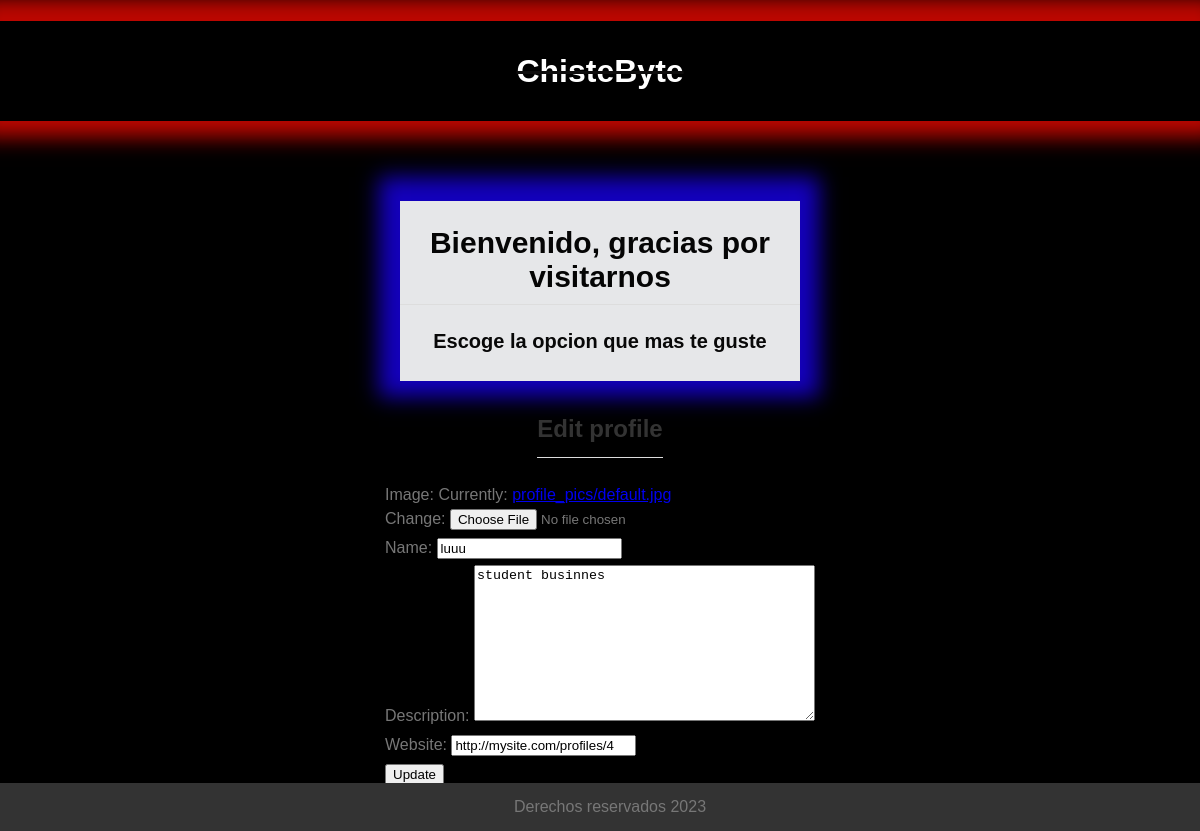
The app's page /App/accounts/profile/edit/ (signed in) with its own data.
### App/models.py (models this page shows)
class Profile(models.Model):
    user = models.OneToOneField(User, on_delete=models.CASCADE)
    image = models.ImageField(default='profile_pics/default.jpg', upload_to='profile_pics')
    name = models.CharField(max_length=100)
    description = models.TextField()
    website = models.URLField(null=True, blank=True)  # Agrega este campo

### App/views.py (the view)
# urls.py: path('accounts/profile/edit/', edit_profile, name='edit_profile'),
@login_required
def edit_profile(request):
    if request.method == 'POST':
        form = ProfileForm(request.POST, instance=request.user.profile)
        if form.is_valid():
            form.save()
            messages.success(request, 'Your profile was successfully updated!')
            return redirect('profile')
        else:
            messages.error(request, 'Please correct the error below.')
    else:
        form = ProfileForm(instance=request.user.profile)
    return render(request, 'edit_profile.html', {'form': form})

### App/forms.py
class ProfileForm(forms.ModelForm):  # Cambia el nombre a ProfileForm
    class Meta:
        model = Profile
        fields = ['image', 'name', 'description', 'website']

### App/templates/edit_profile.html (shortened to what this page needs)
{% load static %}
<!DOCTYPE html>
<html lang="es">
<head>
    <link rel="stylesheet" href="{% static 'App/base.css' %}">
</head>
<body>
    {% block content %}
    <div class="Header">
        <header>
        <h1>ChisteByte</h1>
        </header>
    </div>
    <div class="parent">
    <div class="description">
        <h2>Bienvenido, gracias por visitarnos</h2>
        <h3>Escoge la opcion que mas te guste</h3>
    </div>
    </div>
    <main>
    <div class="editp">
    <h2>Edit profile</h2>
    <form method="POST" action="{% url 'edit_profile' %}" enctype="multipart/form-data">
        {{ form.as_p }}
        <button type="submit">Update</button>
    </form>
    </div>
    <div class="boton-container">
        <a class="home-a" href="{% url 'home' %}">
            <button class="home" type="button">Ir a inicio</button>
        </a>
    </div>
{% endblock %}
    </main>
 <footer>
    <p>Derechos reservados 2023</p>
  </footer>
</body>
</html>

### App/static/App/base.css (style rules this page uses)
body { margin: 0; padding: 0; font-family: Arial, sans-serif; background-color: rgb(0, 0, 0); }
.description h2 { color: rgb(5, 5, 5); text-align: center; font-size: 30px; font-weight: 700; }
.description h3 { color: rgb(8, 8, 8); text-align: center; font-size: 20px; font-weight: 800; }
.parent { display: flex; justify-content: center; align-items: center; margin-top: 80px }
.description { background-color: #e6e7e9; width: 400px; justify-content: center; height: 180px; box-shadow: -1px -4px 20px 20px rgba(25, 1, 241, 0.781); }
.Header { max-width: 100%; position: relative; color: rgb(14, 13, 13); text-align: center; line-height: 100px; text-decoration: line-through; box-shadow: -1px -4px 20px 20px rgba(241, 9, 1, 0.781); }
.Header h1 { color: white; font-weight: 800; }
.editp { color: white; display: flex; flex-direction: column; justify-content: center; align-items: center; margin-top: 10px; line-height: 1.5; }
.boton-container { display: flex; justify-content: center; margin-top: 10px; }
h2 { color: #333; border-bottom: 1px solid #ddd; padding-bottom: 10px; }
h3 { color: #555; }
p { color: #777; margin: 5px 0; }
footer { background-color: #333; color: white; text-align: center; padding: 10px; position: fixed; bottom: 0; width: 100%; }
.home-a { text-decoration: none; }
.home, .enviar-mensaje-home { background-color: #3498db; color: #fff; padding: 10px 20px; border: none; border-radius: 5px; cursor: pointer; }

### records on screen
Profile: name "luuu", description "student businnes", website "http://mysite.com/profiles/4"
